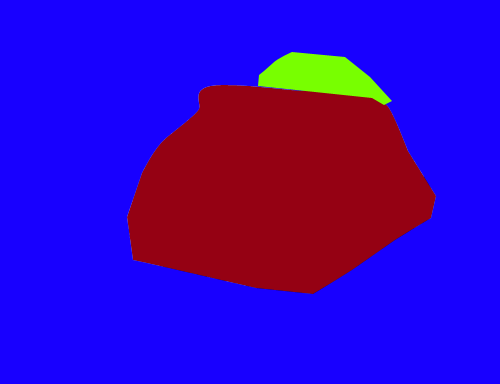
%> input picture project/neglect/Data set/Testing/T14 - Car.png, 500 x 384 px; its folder holds 4 pictures in this run
$ octave extractTestObjects.m   (GNU Octave 9; MATLAB toolbox functions it lacks are replaced by stand-ins)
%> lines starting %> are read from the running program, lines starting %| are printed output that depends on the picture; in (x1, y1, x2, y2) boxes, pixels count from 0 and x2, y2 are one past the last pixel; in counts of white or black regions, pixels touching at a corner belong together; the program's own positions count from 1
%%%extractTestObjects%%%
input_directory = 'E:\CS\PR\project\Data set\Testing';
out_directory = 'E:\CS\PR\project\Data set\Testing\segmented';

originalImages = dir(fullfile(input_directory, '*.jpg'));
segmentedImages= dir(fullfile(input_directory, '*.png'));
num_images = length(originalImages);
for j = 1:num_images
%2) Convert loaded image to grayscale image
image = imread(fullfile(input_directory, segmentedImages(j).name));
%> image is the input picture: size 384x500x3 uint8; mean R, G, B 56.9, 5.5, 191.4
originalImage=imread(fullfile(input_directory, originalImages(j).name));
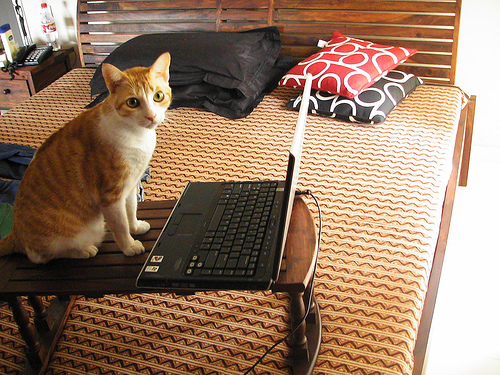
%> input picture project/neglect/Data set/Testing/T1.jpg, 500 x 375 px
%> originalImage is the input picture: size 375x500x3 uint8; mean R, G, B 151.7, 122.7, 100.7
grayimage = rgb2gray(image);
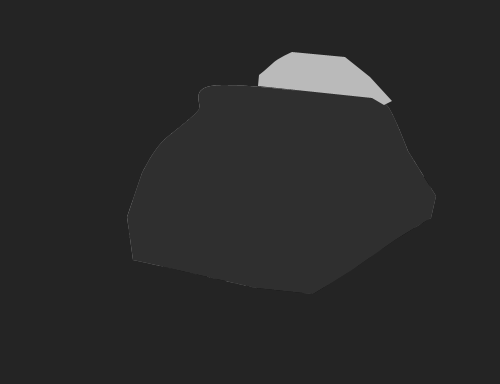
%> grayimage: size 384x500 uint8; min 30, max 186, mean 41.8
%3) Edge Detection
BW = edge(grayimage,'Canny');
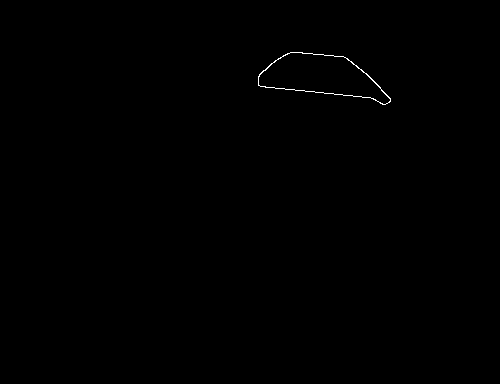
%> BW: size 384x500 logical; 0.18% white in thin lines or dots, all inside (x1, y1, x2, y2) = (258, 52, 391, 105)
%4) Dilate Image
BW = imdilate(BW,ones(5,5));
%> BW: size 384x500 logical; 0.94% white; 1 white region, box (x1, y1, x2, y2) and area: (256, 50, 393, 107) 1807
BW=bwareaopen(BW,100);
%subplot(2,3,4); imshow(BW); title('After Dilation');
BW = ~BW;
%figure,imshow(BW);

[Labels, no_objects] = bwlabel(BW); %Integer labels starting from 0
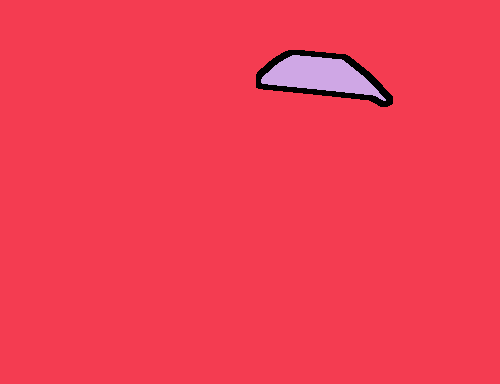
%> Labels: size 384x500 double; 3 distinct labels, from 0 to 2; one colour per label, 0 black
%> no_objects = 2
% Display objects
[h, w] = size(image);
%> h = 384; w = 1500
smallRatio = h*w*0.0001;
%> smallRatio = 57.6
mkdir (out_directory,num2str(j));
ind=1;
for i=1:no_objects
    x = uint8(Labels==i);
    f = sum(sum(x==1));
     if(f < smallRatio) % to neglect small regions
         continue;
     end
    measurements = regionprops(x, 'BoundingBox');
    boundingBox = measurements(1).BoundingBox;
    outImage=imcrop(originalImage,[boundingBox(1) ,boundingBox(2),boundingBox(3),boundingBox(4)] );
    imwrite(outImage,fullfile(strcat(out_directory,'\',num2str(j)),strcat(num2str(ind),'_',segmentedImages(j).name,'.jpg')));
    ind=ind+1;
    %imwrite(outImage,fullfile(strcat(out_directory,'\',num2str(j)),strcat(num2str(i),segmentedImages(j).name)));
end
%> this loop made 2 passes
%> (f, boundingBox, ind) on passes 1 to 2: (187191, [0.5 0.5 500 384], 2), (3002, [261.5 55.5 125 46], 3)
%> pass 1, `x = uint8(Labels==i);`:
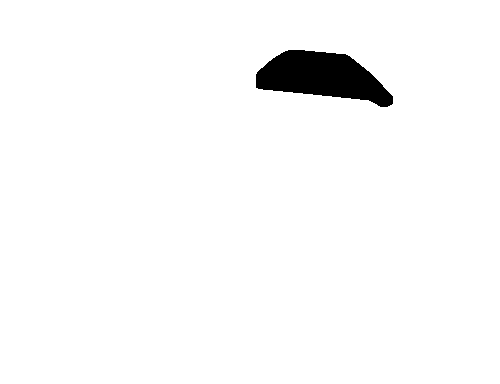
%> x: size 384x500 uint8; values 0 (black) and 1 (white), 97.5% white; 1 black region, box (x1, y1, x2, y2) and area: (256, 50, 393, 107) 4809
%> pass 2, `x = uint8(Labels==i);`:
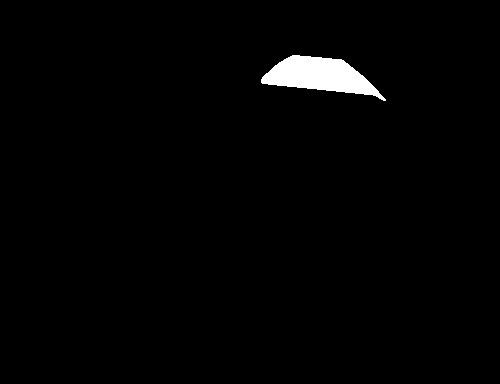
%> x: size 384x500 uint8; values 0 (black) and 1 (white), 1.6% white; 1 white region, box (x1, y1, x2, y2) and area: (261, 55, 386, 101) 3002
%> pass 2, `outImage=imcrop(originalImage,[boundingBox(1) ,boundingBox(2),bounding..`:
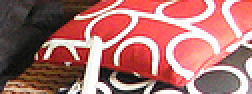
%> outImage: size 47x126x3 uint8 (shown 2 times larger); mean R, G, B 171.4, 112.3, 109.5
end
%> pass 2 of the loop `for j = 1:num_images`:
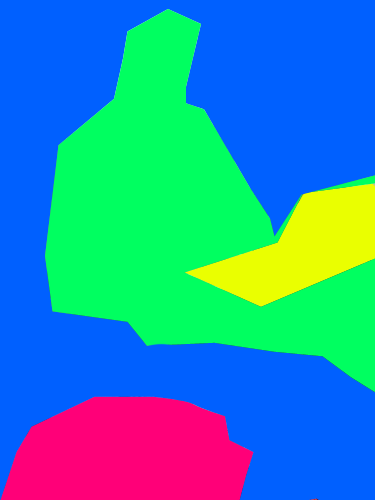
%> input picture project/neglect/Data set/Testing/T2 - Cat Laptop.png, 375 x 500 px
%> image is the input picture: size 500x375x3 uint8; mean R, G, B 42.8, 143.7, 175.5
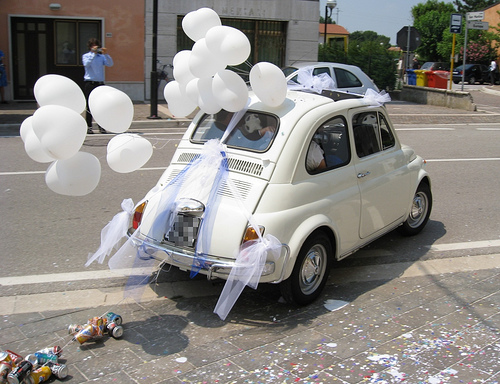
%> input picture project/neglect/Data set/Testing/T14 - Car.jpg, 500 x 384 px
%> originalImage is the input picture: size 384x500x3 uint8; mean R, G, B 137.9, 134.8, 130.8
%> grayimage: size 500x375 uint8
%> Labels: size 500x375 double; 6 distinct labels, from 0 to 5
%> no_objects = 5
%> the loop `for i=1:no_objects` made 5 passes
%> (f, boundingBox) on passes 1 to 3: (115151, [0.5 0.5 375 500]), (53531, [48.5 12.5 327 376]), (9956, [195.5 187.5 180 116])
%> pass 2, `outImage=imcrop(originalImage,[boundingBox(1) ,boundingBox(2),bounding..`:
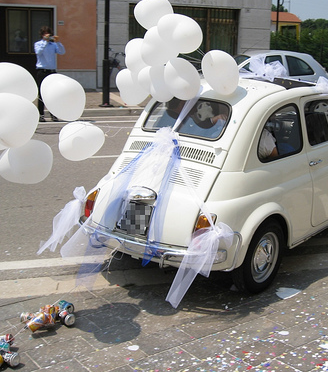
%> outImage: size 372x328x3 uint8; mean R, G, B 143.2, 140.8, 138.4
% [40 lines of commented-out code are left out]
